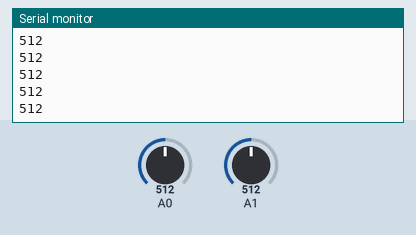
The sketch below on a simulated Arduino Uno, built with avr-gcc and run on an emulated ATmega328P. Shown: the last lines printed to the serial monitor. The test bench sets the inputs (shaded band); at power-on: A0 = 512, A1 = 512.

Above: at 1.2 s.
1.3 s: A0 set to 716
At 1.56 s:
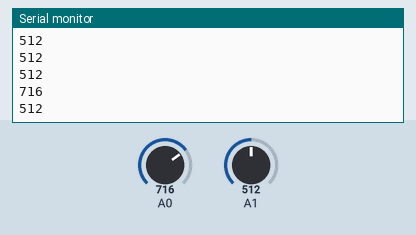
2.8 s: A1 set to 306
At 2.97 s:
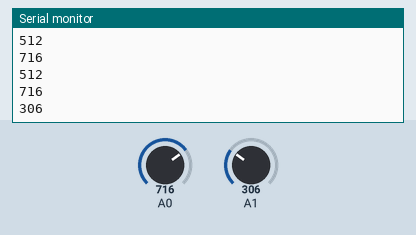
4.3 s: A0 set to 900
At 4.37 s:
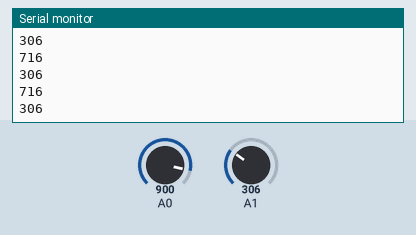
5.8 s: A1 set to 122
At 5.97 s:
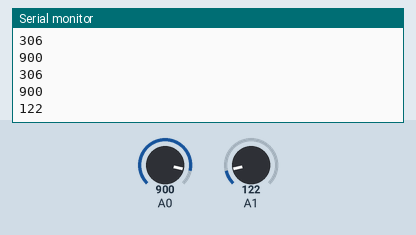
Timing chart, 0 to 8.3 s (numbered marks = the images above; inputs shaded):
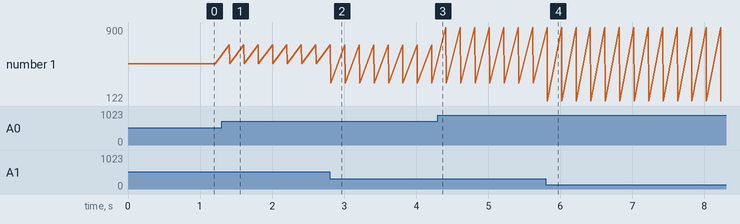

Measured:
- after the input at 1.3 s, the serial monitor: prints a new line after 0.10 s (image 1)
- after the input at 2.8 s, the serial monitor: prints a new line at once (image 2)
- after the input at 5.8 s, the serial monitor: prints a new line at once (image 4)
- plotted number 1: 512 → 306 after the input at 2.8 s, 306 → 122 after the input at 5.8 s

The sketch:

matalb1.ino
```cpp
int i,e;
void setup() {
  // put your setup code here, to run once:
Serial.begin(9600);
}
void loop() {
  // put your main codie here, to run repeatedly:
i=analogRead(A0);
e=analogRead(A1);

Serial.println(i);

Serial.println(e);
delay(200);

}
```
